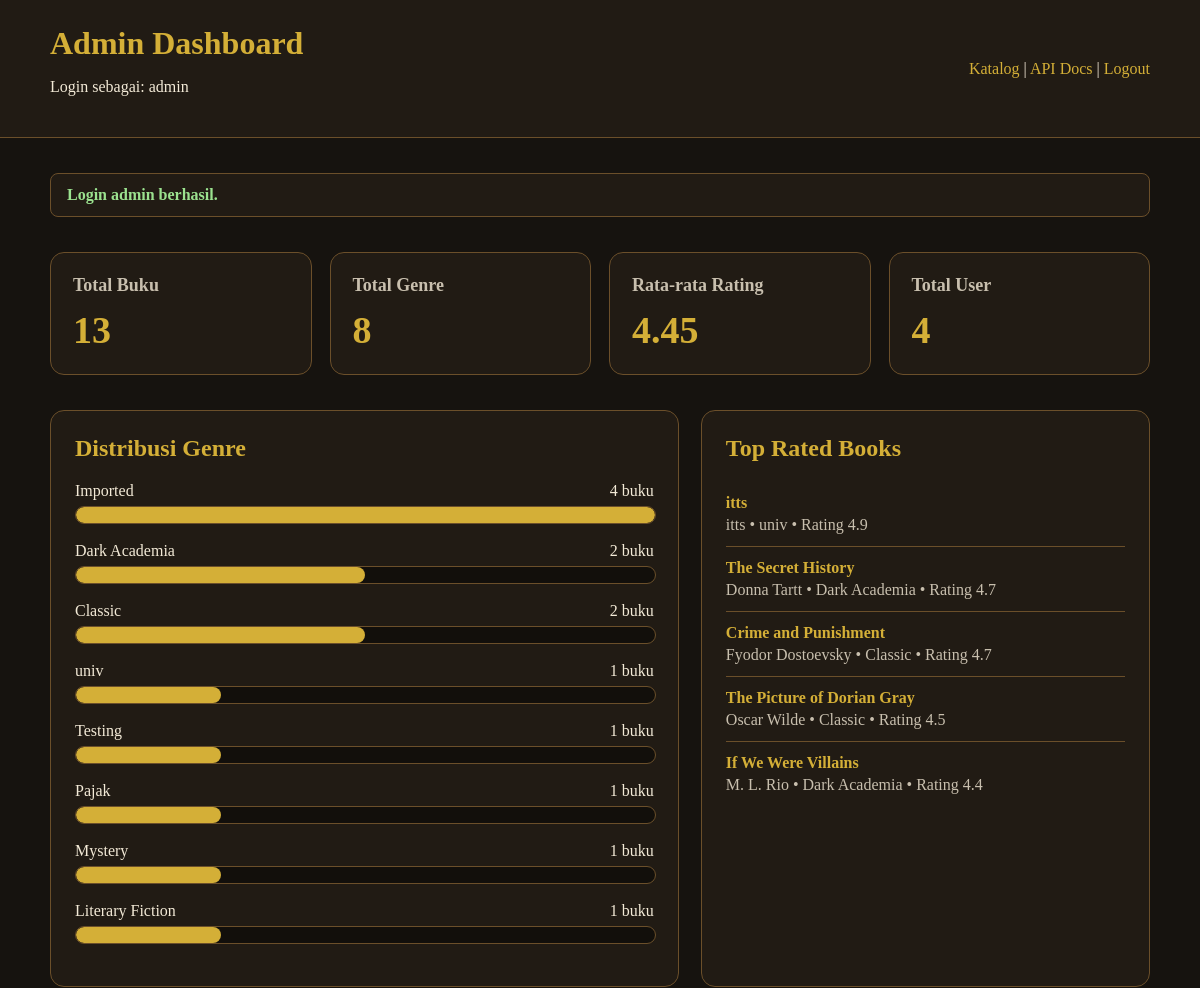
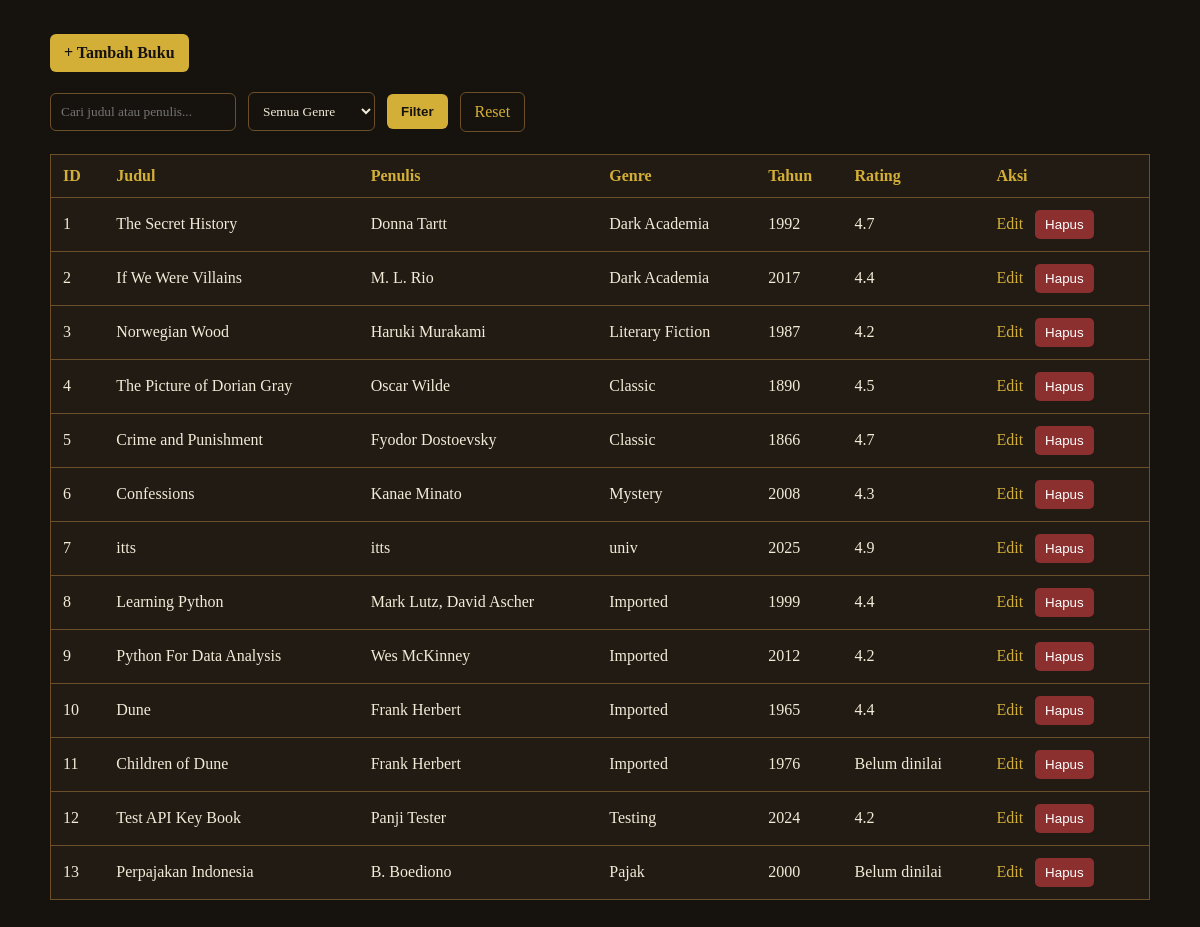
The page /admin (signed in) on the database its author committed (2 pictures, top to bottom).
### app.py (models this page shows, shortened)
class Book(db.Model):
    id = db.Column(db.Integer, primary_key=True)
    title = db.Column(db.String(150), nullable=False)
    author = db.Column(db.String(100), nullable=False)
    genre = db.Column(db.String(80), nullable=False)
    year = db.Column(db.Integer, nullable=False)
    rating = db.Column(db.Float, default=0)
    description = db.Column(db.Text)
    cover_image = db.Column(db.String(255), default="")
    created_at = db.Column(db.DateTime, default=datetime.utcnow)
    updated_at = db.Column(db.DateTime, default=datetime.utcnow, onupdate=datetime.utcnow)

### app.py (the view)
@app.route("/admin", methods=["GET"])
@admin_required
def admin_dashboard():
    q = request.args.get("q", "").strip()
    selected_genre = request.args.get("genre", "").strip()
    book_query = Book.query
    if q:
        book_query = book_query.filter(
            (Book.title.ilike(f"%{q}%")) |
            (Book.author.ilike(f"%{q}%"))
        )
    if selected_genre:
        book_query = book_query.filter(Book.genre.ilike(f"%{selected_genre}%"))
    books = book_query.order_by(Book.id.asc()).all()
    total_books = Book.query.count()
    total_users = User.query.count()
    total_genres = (
        db.session.query(Book.genre)
        .filter(Book.genre.isnot(None), Book.genre != "")
        .distinct()
        .count()
    )
    avg_rating_value = (
        db.session.query(func.avg(Book.rating))
        .filter(Book.rating > 0)
        .scalar()
    )
    avg_rating = round(avg_rating_value or 0, 2)
    genre_raw = (
        db.session.query(Book.genre, func.count(Book.id))
        .filter(Book.genre.isnot(None), Book.genre != "")
        .group_by(Book.genre)
        .order_by(func.count(Book.id).desc())
        .all()
    )
    max_genre_count = max([total for genre, total in genre_raw], default=1)
    genre_stats = [
        {
            "genre": genre,
            "total": total,
            "percent": int((total / max_genre_count) * 100)
        }
        for genre, total in genre_raw
    ]
    top_books = (
        Book.query
        .filter(Book.rating > 0)
        .order_by(Book.rating.desc())
        .limit(5)
        .all()
    )
    genres = [
        row[0] for row in db.session.query(Book.genre)
        .filter(Book.genre.isnot(None), Book.genre != "")
        .distinct()
        .order_by(Book.genre.asc())
        .all()
    ]
    return render_template(
        "admin_dashboard.html",
        books=books,
        username=session.get("admin_username"),
        total_books=total_books,
        total_users=total_users,
        total_genres=total_genres,
        avg_rating=avg_rating,
        genre_stats=genre_stats,
        top_books=top_books,
        genres=genres,
        q=q,
        selected_genre=selected_genre,
    )

### app.py (called while the page is built)
def admin_required(f):
    @wraps(f)
    def wrapper(*args, **kwargs):
        if not session.get("admin_logged_in"):
            set_alert("Silakan login sebagai admin.", "warning")
            return redirect("/admin/login")
        username = session.get("admin_username")
        user = User.query.filter_by(username=username).first()
        if not user or user.role != "admin":
            session.clear()
            set_alert("Session admin tidak valid. Silakan login ulang.", "error")
            return redirect("/admin/login")
        return f(*args, **kwargs)
    return wrapper

@app.context_processor
def inject_alert():
    alert_message = session.pop("alert_message", None)
    alert_category = session.pop("alert_category", "info")
    return dict(
        alert_message=alert_message,
        alert_category=alert_category
    )

### templates/admin_dashboard.html (shortened to what this page needs)
{% extends "base.html" %}
{% block styles %}
<link rel="stylesheet" href="{{ url_for('static', filename='css/admin_dashboard.css') }}">
{% endblock %}
{% block header %}
<header>
    <div>
        <h1>Admin Dashboard</h1>
        <p>Login sebagai: {{ username }}</p>
    </div>
    <div>
        <a href="/">Katalog</a> |
        <a href="/api/docs">API Docs</a> |
        <a href="/admin/logout">Logout</a>
    </div>
</header>
{% endblock %}
{% block content %}
<section class="stats-grid">
    <div class="stat-card">
        <h3>Total Buku</h3>
        <div class="number">{{ total_books }}</div>
    </div>
    <div class="stat-card">
        <h3>Total Genre</h3>
        <div class="number">{{ total_genres }}</div>
    </div>
    <div class="stat-card">
        <h3>Rata-rata Rating</h3>
        <div class="number">{{ avg_rating }}</div>
    </div>
    <div class="stat-card">
        <h3>Total User</h3>
        <div class="number">{{ total_users }}</div>
    </div>
</section>
<section class="dashboard-grid">
    <div class="panel">
        <h2>Distribusi Genre</h2>
        {% if genre_stats %}
        {% for item in genre_stats %}
        <div class="bar-row">
            <div class="bar-info">
                <span>{{ item.genre }}</span>
                <span>{{ item.total }} buku</span>
            </div>
            <div class="bar-track">
                <div class="bar-fill" style="width: {{ item.percent }}%;"></div>
            </div>
        </div>
        {% endfor %}
        {% else %}
        <p>Belum ada data genre.</p>
        {% endif %}
    </div>
    <div class="panel">
        <h2>Top Rated Books</h2>
        {% if top_books %}
        {% for book in top_books %}
        <div class="top-book">
            <strong>{{ book.title }}</strong>
            <span>
                {{ book.author }} • {{ book.genre }} •
                {% if book.rating and book.rating > 0 %}
                Rating {{ book.rating }}
                {% else %}
                Rating Belum dinilai
                {% endif %}
            </span>
        </div>
        {% endfor %}
        {% else %}
        <p>Belum ada data buku.</p>
        {% endif %}
    </div>
</section>
<a href="/admin/book/add" class="btn">+ Tambah Buku</a>
<form method="GET" action="/admin" class="admin-filter">
    <input type="text" name="q" placeholder="Cari judul atau penulis..." value="{{ q }}">
    <select name="genre">
        <option value="">Semua Genre</option>
    </select>
    <button type="submit">Filter</button>
    <a href="/admin" class="reset-link">Reset</a>
</form>
<table>
    <thead>
        <tr>
            <th>ID</th>
            <th>Judul</th>
            <th>Penulis</th>
            <th>Genre</th>
            <th>Tahun</th>
            <th>Rating</th>
            <th>Aksi</th>
        </tr>
    </thead>
    <tbody>
        {% for book in books %}
        <tr>
            <td>{{ book.id }}</td>
            <td>{{ book.title }}</td>
            <td>{{ book.author }}</td>
            <td>{{ book.genre }}</td>
            <td>{{ book.year }}</td>
            <td>
                {% if book.rating and book.rating > 0 %}
                {{ book.rating }}
                {% else %}
                Belum dinilai
                {% endif %}
            </td>
            <td class="action">
                <a href="/admin/book/edit/{{ book.id }}">Edit</a>
                <form method="POST" action="/admin/book/delete/{{ book.id }}" class="delete-form">
                    <button type="submit">Hapus</button>
                </form>
            </td>
        </tr>
        {% endfor %}
    </tbody>
</table>
{% endblock %}

### templates/base.html (shortened to what this page needs)
<!DOCTYPE html>
<html lang="id">
<head>
    <link rel="stylesheet" href="{{ url_for('static', filename='css/base.css') }}">
    {% block styles %}{% endblock %}
</head>
<body>
    {% block header %}{% endblock %}
    <main class="{% block main_class %}container{% endblock %}">
        {% block flash_messages %}
        {% include "flash_messages.html" %}
        {% endblock %}
        {% block content %}{% endblock %}
    </main>
</body>
</html>

### templates/flash_messages.html
{% if alert_message %}
<div class="flash-container">
    <div class="flash {{ alert_category }}">
        {{ alert_message }}
    </div>
</div>
{% endif %}

### static/css/base.css (style rules this page uses)
body { font-family: Georgia, serif; background: #16130f; color: #f3ead7; margin: 0; padding: 0; }
a { color: #d4af37; text-decoration: none; }
.container { padding: 35px 60px; }
.flash-container { margin-bottom: 20px; }
.flash { padding: 12px 16px; border-radius: 8px; margin-bottom: 12px; border: 1px solid #6b4f2a; background: #211b14; font-weight: bold; }
.flash.success { color: #9be28f; }
button { cursor: pointer; }

### static/css/admin_dashboard.css (style rules this page uses)
body { font-family: Georgia, serif; background: #16130f; color: #f3ead7; margin: 0; }
header { padding: 25px 50px; background: #211b14; border-bottom: 1px solid #6b4f2a; display: flex; justify-content: space-between; align-items: center; }
h1 { color: #d4af37; margin: 0; }
.container { padding: 35px 50px; }
a { color: #d4af37; text-decoration: none; }
.btn { display: inline-block; background: #d4af37; color: #16130f; padding: 10px 14px; border-radius: 6px; font-weight: bold; margin-bottom: 20px; }
table { width: 100%; border-collapse: collapse; background: #211b14; border: 1px solid #6b4f2a; }
th, td { padding: 12px; border-bottom: 1px solid #6b4f2a; text-align: left; }
th { color: #d4af37; }
.action a, .action button { margin-right: 8px; }
button { background: #8b2f2f; color: white; border: none; padding: 7px 10px; border-radius: 5px; cursor: pointer; }
.stats-grid { display: grid; grid-template-columns: repeat(auto-fit, minmax(190px, 1fr)); gap: 18px; margin: 35px 0; }
.stat-card { background: #211b14; border: 1px solid #6b4f2a; border-radius: 14px; padding: 22px; }
.stat-card h3 { margin: 0 0 12px; color: #c8bfae; font-size: 18px; }
.stat-card .number { color: #d4af37; font-size: 38px; font-weight: bold; }
.dashboard-grid { display: grid; grid-template-columns: 1.4fr 1fr; gap: 22px; margin-bottom: 35px; }
.panel { background: #211b14; border: 1px solid #6b4f2a; border-radius: 14px; padding: 24px; }
.panel h2 { color: #d4af37; margin-top: 0; }
.bar-row { margin-bottom: 18px; }
.bar-info { display: flex; justify-content: space-between; margin-bottom: 6px; color: #f3ead7; }
.bar-track { width: 100%; height: 16px; background: #120f0b; border: 1px solid #6b4f2a; border-radius: 999px; overflow: hidden; }
.bar-fill { height: 100%; background: #d4af37; border-radius: 999px; }
.top-book { border-bottom: 1px solid #6b4f2a; padding: 12px 0; }
.top-book:last-child { border-bottom: none; }
.top-book strong { color: #d4af37; }
.top-book span { display: block; color: #c8bfae; margin-top: 4px; }
.flash-container { margin-bottom: 20px; }
.flash { padding: 12px 16px; border-radius: 8px; margin-bottom: 12px; border: 1px solid #6b4f2a; background: #211b14; font-weight: bold; }
.flash.success { color: #9be28f; }
.delete-form { display: inline; }
.admin-filter { display: flex; gap: 12px; align-items: center; flex-wrap: wrap; margin-bottom: 22px; }
.admin-filter input, .admin-filter select { padding: 10px; border-radius: 6px; border: 1px solid #6b4f2a; background: #16130f; color: #f3ead7; font-family: Georgia, serif; }
.admin-filter button { background: #d4af37; color: #16130f; border: none; padding: 10px 14px; border-radius: 6px; font-weight: bold; cursor: pointer; }
.reset-link { border: 1px solid #6b4f2a; padding: 10px 14px; border-radius: 6px; }

### rows shown on the page
Book: genre "Dark Academia", total "2", {{ item.percent }} 50 (drawn), title "If We Were Villains", author "M. L. Rio", rating "4.4", id "2", year "2017"
Book: title "itts", author "itts", genre "univ", rating "4.9", id "7", year "2025"
Book: title "The Secret History", author "Donna Tartt", genre "Dark Academia", rating "4.7", id "1", year "1992"
Book: title "Crime and Punishment", author "Fyodor Dostoevsky", genre "Classic", rating "4.7", id "5", year "1866"
Book: title "The Picture of Dorian Gray", author "Oscar Wilde", genre "Classic", rating "4.5", id "4", year "1890"
Book: id "3", title "Norwegian Wood", author "Haruki Murakami", genre "Literary Fiction", year "1987", rating "4.2"
Book: id "6", title "Confessions", author "Kanae Minato", genre "Mystery", year "2008", rating "4.3"
Book: id "8", title "Learning Python", author "Mark Lutz, David Ascher", genre "Imported", year "1999", rating "4.4"
Book: id "9", title "Python For Data Analysis", author "Wes McKinney", genre "Imported", year "2012", rating "4.2"
Book: id "10", title "Dune", author "Frank Herbert", genre "Imported", year "1965", rating "4.4"
Book: id "11", title "Children of Dune", author "Frank Herbert", genre "Imported", year "1976", rating "Belum dinilai"
Book: id "12", title "Test API Key Book", author "Panji Tester", genre "Testing", year "2024", rating "4.2"
Book: id "13", title "Perpajakan Indonesia", author "B. Boediono", genre "Pajak", year "2000", rating "Belum dinilai"

### other values the page prints
{{ username }} "admin"
{{ alert_message }} "Login admin berhasil."
{{ total_books }} "13"
{{ total_genres }} "8"
{{ avg_rating }} "4.45"
{{ total_users }} "4"
{{ item.genre }} "Imported" "Classic" "univ" "Testing" "Pajak" "Mystery" "Literary Fiction"
{{ item.total }} "4" "2" "1" "1" "1" "1" "1"
